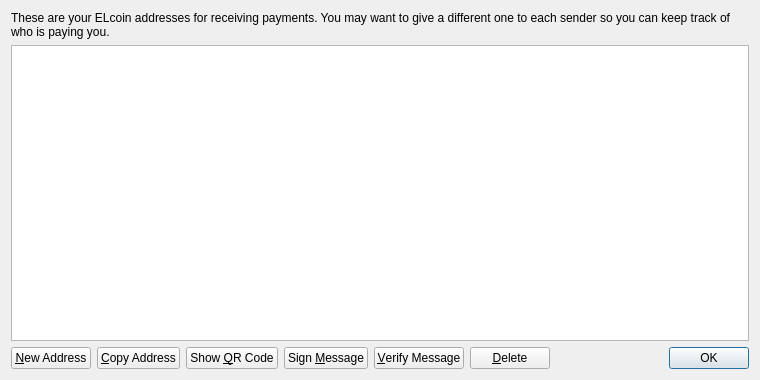
<?xml version="1.0" encoding="UTF-8"?>
<ui version="4.0">
 <class>AddressBookPage</class>
 <widget class="QWidget" name="AddressBookPage">
  <property name="geometry">
   <rect>
    <x>0</x>
    <y>0</y>
    <width>760</width>
    <height>380</height>
   </rect>
  </property>
  <property name="windowTitle">
   <string>Address Book</string>
  </property>
  <layout class="QVBoxLayout" name="verticalLayout">
   <item>
    <widget class="QLabel" name="labelExplanation">
     <property name="text">
      <string>These are your ELcoin addresses for receiving payments. You may want to give a different one to each sender so you can keep track of who is paying you.</string>
     </property>
     <property name="textFormat">
      <enum>Qt::PlainText</enum>
     </property>
     <property name="wordWrap">
      <bool>true</bool>
     </property>
    </widget>
   </item>
   <item>
    <widget class="QTableView" name="tableView">
     <property name="contextMenuPolicy">
      <enum>Qt::CustomContextMenu</enum>
     </property>
     <property name="toolTip">
      <string>Double-click to edit address or label</string>
     </property>
     <property name="tabKeyNavigation">
      <bool>false</bool>
     </property>
     <property name="alternatingRowColors">
      <bool>true</bool>
     </property>
     <property name="selectionMode">
      <enum>QAbstractItemView::SingleSelection</enum>
     </property>
     <property name="selectionBehavior">
      <enum>QAbstractItemView::SelectRows</enum>
     </property>
     <property name="sortingEnabled">
      <bool>true</bool>
     </property>
     <attribute name="verticalHeaderVisible">
      <bool>false</bool>
     </attribute>
    </widget>
   </item>
   <item>
    <layout class="QHBoxLayout" name="horizontalLayout">
     <item>
      <widget class="QPushButton" name="newAddressButton">
       <property name="toolTip">
        <string>Create a new address</string>
       </property>
       <property name="text">
        <string>&amp;New Address</string>
       </property>
       <property name="icon">
        <iconset resource="../bitcoin.qrc">
         <normaloff>:/icons/add</normaloff>:/icons/add</iconset>
       </property>
      </widget>
     </item>
     <item>
      <widget class="QPushButton" name="copyToClipboard">
       <property name="toolTip">
        <string>Copy the currently selected address to the system clipboard</string>
       </property>
       <property name="text">
        <string>&amp;Copy Address</string>
       </property>
       <property name="icon">
        <iconset resource="../bitcoin.qrc">
         <normaloff>:/icons/editcopy</normaloff>:/icons/editcopy</iconset>
       </property>
      </widget>
     </item>
     <item>
      <widget class="QPushButton" name="showQRCode">
       <property name="text">
        <string>Show &amp;QR Code</string>
       </property>
       <property name="icon">
        <iconset resource="../bitcoin.qrc">
         <normaloff>:/icons/qrcode</normaloff>:/icons/qrcode</iconset>
       </property>
      </widget>
     </item>
     <item>
      <widget class="QPushButton" name="signMessage">
       <property name="toolTip">
        <string>Sign a message to prove you own a ELcoin address</string>
       </property>
       <property name="text">
        <string>Sign &amp;Message</string>
       </property>
       <property name="icon">
        <iconset resource="../bitcoin.qrc">
         <normaloff>:/icons/edit</normaloff>:/icons/edit</iconset>
       </property>
      </widget>
     </item>
     <item>
      <widget class="QPushButton" name="verifyMessage">
       <property name="toolTip">
        <string>Verify a message to ensure it was signed with a specified ELcoin address</string>
       </property>
       <property name="text">
        <string>&amp;Verify Message</string>
       </property>
       <property name="icon">
        <iconset resource="../bitcoin.qrc">
         <normaloff>:/icons/transaction_0</normaloff>:/icons/transaction_0</iconset>
       </property>
      </widget>
     </item>
     <item>
      <widget class="QPushButton" name="deleteButton">
       <property name="toolTip">
        <string>Delete the currently selected address from the list</string>
       </property>
       <property name="text">
        <string>&amp;Delete</string>
       </property>
       <property name="icon">
        <iconset resource="../bitcoin.qrc">
         <normaloff>:/icons/remove</normaloff>:/icons/remove</iconset>
       </property>
      </widget>
     </item>
     <item>
      <spacer name="horizontalSpacer">
       <property name="orientation">
        <enum>Qt::Horizontal</enum>
       </property>
       <property name="sizeHint" stdset="0">
        <size>
         <width>40</width>
         <height>20</height>
        </size>
       </property>
      </spacer>
     </item>
     <item>
      <widget class="QDialogButtonBox" name="buttonBox">
       <property name="sizePolicy">
        <sizepolicy hsizetype="Maximum" vsizetype="Fixed">
         <horstretch>0</horstretch>
         <verstretch>0</verstretch>
        </sizepolicy>
       </property>
       <property name="standardButtons">
        <set>QDialogButtonBox::Ok</set>
       </property>
      </widget>
     </item>
    </layout>
   </item>
  </layout>
 </widget>
 <resources>
  <include location="../bitcoin.qrc"/>
 </resources>
 <connections/>
</ui>
